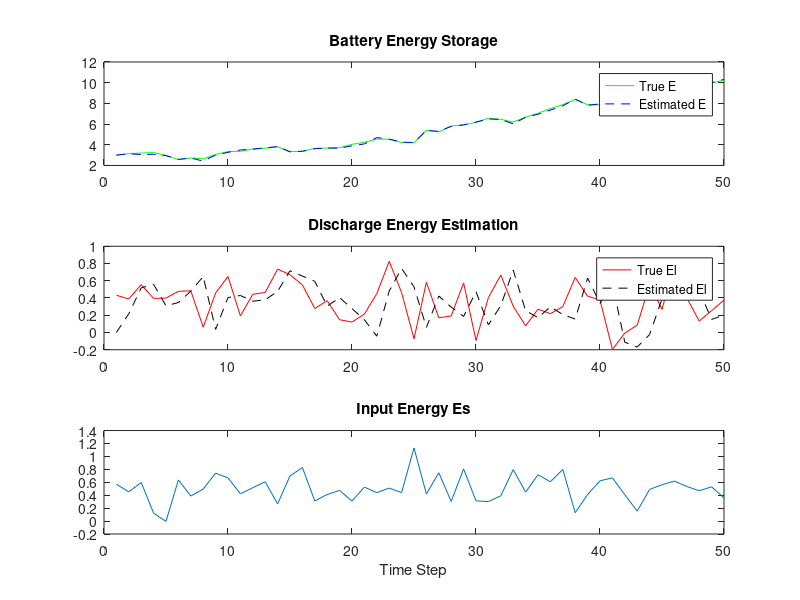

Write MATLAB code to recreate this figure.
% Time steps
N = 50;

% Setpoint and limits
Emin = 1; Emax = 6; Eset = 3;

% Preallocate storage
x_hat = zeros(2, N);     % Estimated states [E; El]
P = eye(2);              % Initial error covariance
Q = diag([0.01, 0.1]);   % Process noise covariance
R = 0.01;                % Measurement noise covariance

% System matrices
A = [1 -1; 0 1];
B = [1; 0];
C = [1 0];

% Initial state
x_hat(:,1) = [3; 0];  % Assume starting at E = 3 kWh, El unknown

% Generate input (Es) and measurement (y)
Es = 0.5 + 0.2*randn(1, N);          % Input energy (can replace with real data)
true_El = 0.4 + 0.2*randn(1, N);    % True (unknown) discharge
E_true = zeros(1, N);               % True energy in battery
y = zeros(1, N);                    % Measured energy (with noise)

E_true(1) = x_hat(1,1);
y(1) = E_true(1) + sqrt(R)*randn;

% Simulate true system for generating synthetic measurement
for k = 2:N
    E_true(k) = E_true(k-1) + Es(k-1) - true_El(k-1);
    y(k) = E_true(k) + sqrt(R)*randn;
end
for k = 2:N
    % Predict step
    x_pred = A * x_hat(:,k-1) + B * Es(k-1);
    P_pred = A * P * A' + Q;

    % Kalman Gain
    K = P_pred * C' / (C * P_pred * C' + R);

    % Update step
    x_hat(:,k) = x_pred + K * (y(k) - C * x_pred);
    P = (eye(2) - K * C) * P_pred;
end
figure;
subplot(3,1,1);
plot(1:N, E_true, 'g', 1:N, x_hat(1,:), 'b--');
legend('True E', 'Estimated E');
title('Battery Energy Storage');

subplot(3,1,2);
plot(1:N, true_El, 'r', 1:N, x_hat(2,:), 'k--');
legend('True El', 'Estimated El');
title('Discharge Energy Estimation');

subplot(3,1,3);
plot(1:N, Es);
title('Input Energy Es');
xlabel('Time Step');
